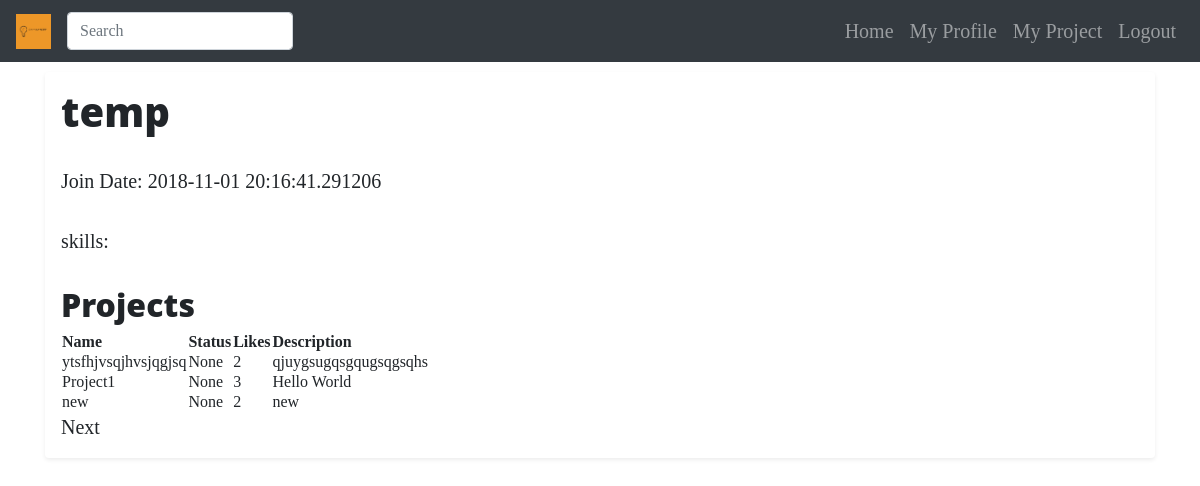
/dev/user/temp (signed in), run on the app's committed database.
### app/models/user.py (models this page shows, shortened)
class User(UserMixin, db.Model):
    __tablename__ = 'users'
    id = db.Column(db.Integer, primary_key=True)
    username = db.Column(db.String(64), index=True, unique=True)
    email = db.Column(db.String(128), index=True, unique=True)
    password_hash = db.Column(db.String(128))
    date_joined = db.Column(db.DateTime, index=True, default=datetime.utcnow())
    projects = db.relationship('Project', secondary=contributions, lazy='dynamic',
                               backref=db.backref('contributors', lazy='dynamic'))
    skills = db.relationship('Skill', secondary=user_skills, lazy='dynamic',
                             backref=db.backref('users', lazy='dynamic'))
    projects_liked = db.relationship('Project', secondary=project_likes, lazy='dynamic',
                                     backref=db.backref('liked_by', lazy='dynamic'))

### app/models/project.py (models this page shows, shortened)
class Project(db.Model):
    __tablename__ = 'projects'
    id = db.Column(db.Integer, primary_key=True)
    name = db.Column(db.String(64))
    description = db.Column(db.String(1024))
    status = db.Column(db.String(64))
    creation_date = db.Column(db.DateTime, index=True, default=datetime.utcnow)
    last_update = db.Column(db.DateTime, index=True, default=datetime.utcnow)
    tags = db.relationship('Tag', secondary=project_tags, lazy='dynamic',
                           backref=db.backref('projects', lazy='dynamic'))
    skills = db.relationship('Skill', secondary=project_skills, lazy='dynamic',
                             backref=db.backref('projects', lazy='dynamic'))
    membership_requests = db.relationship('User', secondary=project_requests, lazy='dynamic',
                                          backref=db.backref('membership_requests', lazy='dynamic'))
    def likes(self):
        return self.liked_by.count()

### app/dev/routes.py (the view)
@bp.route('/user/<username>')
@login_required
def user(username):
    user = User.query.filter_by(username=username).first_or_404()
    items_per_page = request.args.get('items_per_page', current_app.config['DEFAULT_ITEMS_PER_PAGE'], type=int)
    page_no = request.args.get('page', 1, type=int)
    projects = user.projects.order_by(Project.last_update.desc()).paginate(page_no, items_per_page, False)
    next_url = url_for('dev.user', username=username, page=projects.next_num) if projects.has_next else None
    prev_url = url_for('dev.user', username=username, page=projects.prev_num) if projects.has_prev else None
    return render_template('dev/user.html', title=username, user=user, projects=projects.items,
                           next_url=next_url, prev_url=prev_url)

### app/models/user.py (called while the page is built)
@login.user_loader
def load_user(id):
    return User.query.get(int(id))

### app/templates/dev/user.html (shortened to what this page needs)
{% extends "nav_bar2(demo).html" %}
{% block content %}
    <h1> {{ user.username}}</h1>
    <p>Join Date: {{user.date_joined}}</p>
    <p><span>skills:
    </span></p>
    <h2>Projects</h2>
    {% include "dev/_project_list.html" %}
{% endblock %}

### app/templates/dev/_project_list.html (shortened to what this page needs)
<table>
    <tr>
        <th>Name</th>
        <th>Status</th>
        <th>Likes</th>
        <th>Description</th>
    </tr>
        {% for project in projects %}
        <tr valign="top">
            <td><a href="{{ url_for( 'dev.project', project_id=project.id) }}">{{project.name}}</a></td>
            <td>{{project.status}}</td>
            <td>{{project.likes()}}</td>
            <td>{{project.description}}</td>
        </tr>
        {% endfor %}
</table>
{% if next_url %}
<a href="{{ next_url }}">Next</a>
{% endif %}

### data on the page
User: username "temp", date_joined "2018-11-01 20:16:41.291206"
Project: name "ytsfhjvsqjhvsjqgjsq", status "None", likes "2", description "qjuygsugqsgqugsqgsqhs"
Project: name "Project1", status "None", likes "3", description "Hello World"
Project: name "new", status "None", likes "2", description "new"
